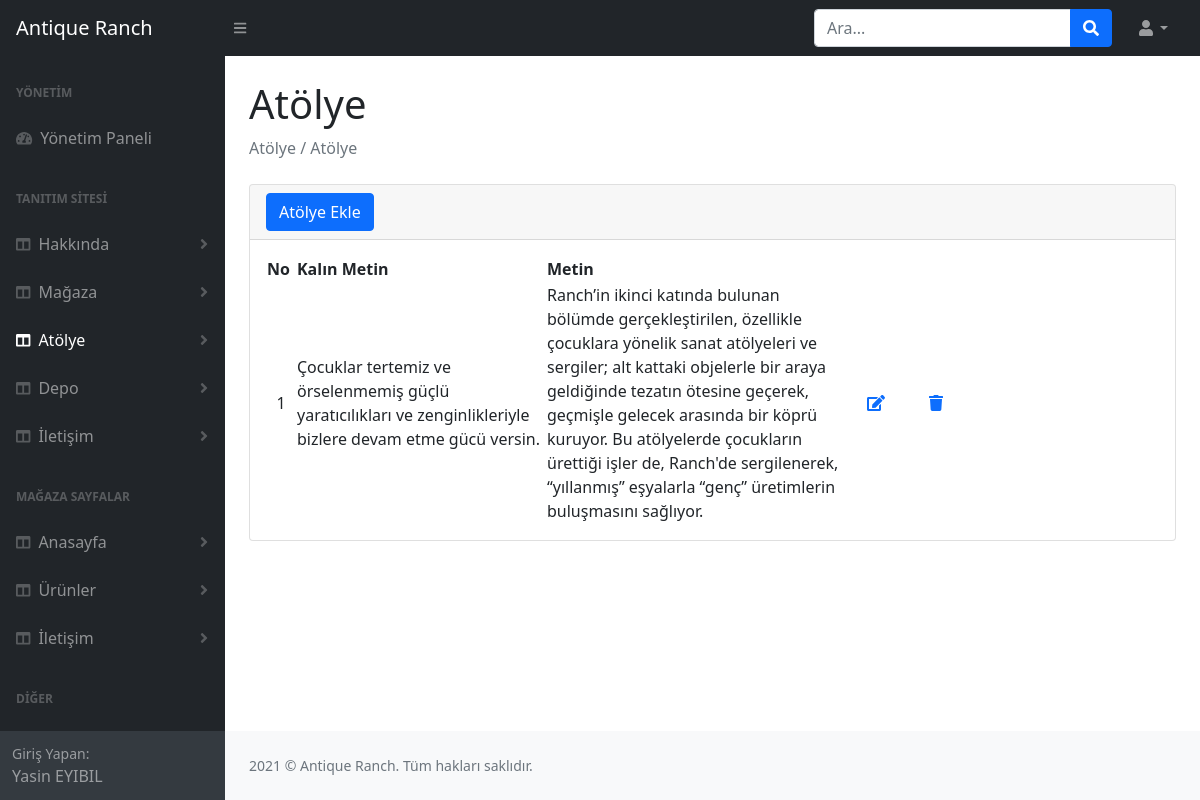
Page /magaza/admin/tatolye.php (signed in) on the committed database.
### tables this page shows
CREATE TABLE IF NOT EXISTS `kullanici` (
  `id` int(11) NOT NULL AUTO_INCREMENT,
  `ad` varchar(255) NOT NULL,
  `soyad` varchar(255) NOT NULL,
  `mail` varchar(255) NOT NULL,
  `password` varchar(255) NOT NULL,
  `yetki` int(255) NOT NULL DEFAULT '0',
  PRIMARY KEY (`id`)
);

CREATE TABLE IF NOT EXISTS `tatolye` (
  `id` int(11) NOT NULL AUTO_INCREMENT,
  `bold_txt` varchar(255) NOT NULL,
  `txt` varchar(1000) NOT NULL,
  PRIMARY KEY (`id`)
);

### magaza/lib/setting.php (called while the page is built, shortened)
<?php
try{
    $DBConnection= new PDO("mysql:host=localhost;dbname=magaza;charset=utf8",'root', '');
}
catch(PDOException $e){
    echo $e->getMessage();
}
if(isset($_SESSION['Kullanici'])){
    $kullanicibilgiler = $DBConnection->prepare("SELECT * FROM kullanici WHERE mail = ? LIMIT 1");
    $kullanicibilgiler->execute([$_SESSION['Kullanici']]);
    $kullanicibilgilerSayisi = $kullanicibilgiler->rowCount();
    $kullanicibilgi = $kullanicibilgiler->fetch(PDO::FETCH_ASSOC);
    if($kullanicibilgilerSayisi > 0){
        $kullaniciadi= $kullanicibilgi['ad'];
        $kullanicisoyad= $kullanicibilgi['soyad'];
    }
}
?>

### magaza/admin/tatolye.php (the view)
<?php
    $sayfa="Atölye";
    include "inc/ahead.php";
    include "../lib/tdb.php";
?>
                <main>
                    <div class="container-fluid px-4">
                        <h1 class="mt-4"><?=$sayfa?></h1>
                        <ol class="breadcrumb mb-4">
                            <li class="breadcrumb-item active">Atölye / <?=$sayfa?></li>
                        </ol>
                        <div class="card mb-4">
                            <div class="card-header">
                                <a href="tatolyeekle.php" class="btn btn-primary">Atölye Ekle</a>
                            </div>
                            <div class="card-body">
                                <table  id="datatablesSimple" enctype="multipart/form-data">
                                    <thead>
                                        <tr>
                                            <th>No</th>
                                            <th>Kalın Metin</th>
                                            <th>Metin</th>
                                            <th colspan="3"></th>
                                        </tr>
                                    </thead>
                                    <tbody>
                                        <?php
                                            $sorgu=$db->prepare("select * from tatolye");
                                            $sorgu->execute();
                                            while ($sonuc=$sorgu->fetch())
                                                {
                                            ?>
                                            <tr>
                                                <td width="30" class="text-center"><?= $sonuc["id"]?></td>
                                                <td width="250"><?= $sonuc["bold_txt"]?></td>
                                                <td width="300"><?= $sonuc["txt"]?></td>
                                                <td width="60" class="text-center"><a href="tatolyeguncelle.php?id=<?= $sonuc["id"]?>">
                                                    <span class="fa fa-edit"></span>
                                                </a></td>
                                                <td width="60" class="text-center">
                                                    <a href="tsil.php?id=<?= $sonuc["id"] ?>&tablo=tatolye">
                                                        <span class="fa fa-trash"></span>
                                                    </a>
                                                </td>
                                            </tr>
                                        <?php } ?>
                                    </tbody>
                                </table>
                            </div>
                        </div>
                    </div>
                </main>
<?php
    include "inc/footer.php";
?>

### magaza/admin/inc/ahead.php (shortened to what this page needs)
<!DOCTYPE html>
<html lang="tr">
    <head>
        <link href="https://cdn.jsdelivr.net/npm/simple-datatables@latest/dist/style.css" rel="stylesheet" />
        <link href="css/styles.css" rel="stylesheet" />
    </head>
    <body class="sb-nav-fixed">
        <nav class="sb-topnav navbar navbar-expand navbar-dark bg-dark">
            <a class="navbar-brand ps-3" href="index.php">Antique Ranch</a>
            <button class="btn btn-link btn-sm order-1 order-lg-0 me-4 me-lg-0" id="sidebarToggle" href="#!"><i class="fas fa-bars"></i></button>
            <form class="d-none d-md-inline-block form-inline ms-auto me-0 me-md-3 my-2 my-md-0">
                <div class="input-group">
                    <input class="form-control" type="text" placeholder="Ara..." aria-label="Ara..." aria-describedby="btnNavbarSearch" />
                    <button class="btn btn-primary" id="btnNavbarSearch" type="button"><i class="fas fa-search"></i></button>
                </div>
            </form>
            <ul class="navbar-nav ms-auto ms-md-0 me-3 me-lg-4">
                <li class="nav-item dropdown">
                    <a class="nav-link dropdown-toggle" id="navbarDropdown" href="#" role="button" data-bs-toggle="dropdown" aria-expanded="false"><i class="fas fa-user fa-fw"></i></a>
                </li>
            </ul>
        </nav>
        <div id="layoutSidenav">
            <div id="layoutSidenav_nav">
                <nav class="sb-sidenav accordion sb-sidenav-dark" id="sidenavAccordion">
                    <div class="sb-sidenav-menu">
                        <div class="nav">
                            <div class="sb-sidenav-menu-heading">Yönetim</div>
                            <a class="nav-link" href="index.php">
                                <div class="sb-nav-link-icon"><i class="fas fa-tachometer-alt"></i></div>
                                Yönetim Paneli
                            </a>
                            <div class="sb-sidenav-menu-heading">Tanıtım sitesi</div>
                            <a class="nav-link collapsed <?= $sayfa=="Hakkında Metin"?"active":"" ?> " href="#" data-bs-toggle="collapse" data-bs-target="#hakkinda" aria-expanded="false" aria-controls="urun">
                                <div class="sb-nav-link-icon"><i class="fas fa-columns"></i></div>
                                Hakkında
                                <div class="sb-sidenav-collapse-arrow"><i class="fas fa-angle-down"></i></div>
                            </a>
                            <a class="nav-link collapsed <?= $sayfa=="Mağaza Metin"?"active":"" ?> <?= $sayfa=="Mağaza Resim"?"active":"" ?>" href="#" data-bs-toggle="collapse" data-bs-target="#magaza" aria-expanded="false" aria-controls="urun">
                                <div class="sb-nav-link-icon"><i class="fas fa-columns"></i></div>
                                Mağaza
                                <div class="sb-sidenav-collapse-arrow"><i class="fas fa-angle-down"></i></div>
                            </a>
                            <a class="nav-link collapsed <?= $sayfa=="Atölye"?"active":""?><?= $sayfa=="Atölye Resim"?"active":"" ?>" href="#" data-bs-toggle="collapse" data-bs-target="#atolye" aria-expanded="false" aria-controls="urun">
                                <div class="sb-nav-link-icon"><i class="fas fa-columns"></i></div>
                                Atölye
                                <div class="sb-sidenav-collapse-arrow"><i class="fas fa-angle-down"></i></div>
                            </a>
                            <a class="nav-link collapsed <?= $sayfa=="Depo"?"active":"" ?> <?= $sayfa=="Depo Resim"?"active":"" ?>" href="#" data-bs-toggle="collapse" data-bs-target="#depo" aria-expanded="false" aria-controls="urun">
                                <div class="sb-nav-link-icon"><i class="fas fa-columns"></i></div>
                                Depo
                                <div class="sb-sidenav-collapse-arrow"><i class="fas fa-angle-down"></i></div>
                            </a>
                            <a class="nav-link collapsed <?= $sayfa=="Tiletişim"?"active":"" ?>" href="#" data-bs-toggle="collapse" data-bs-target="#tiletisim" aria-expanded="false" aria-controls="urun">
                                <div class="sb-nav-link-icon"><i class="fas fa-columns"></i></div>
                                İletişim
                                <div class="sb-sidenav-collapse-arrow"><i class="fas fa-angle-down"></i></div>
                            </a>
                            <div class="sb-sidenav-menu-heading">Mağaza Sayfalar</div>
                            <a class="nav-link collapsed <?= $sayfa=="Anasayfa"?"active":"" ?>" href="#" data-bs-toggle="collapse" data-bs-target="#collapseLayouts" aria-expanded="false" aria-controls="collapseLayouts">
                                <div class="sb-nav-link-icon"><i class="fas fa-columns"></i></div>
                                Anasayfa
                                <div class="sb-sidenav-collapse-arrow"><i class="fas fa-angle-down"></i></div>
                            </a>
                            <a class="nav-link collapsed <?= $sayfa=="Mutfak"?"active":""?> <?= $sayfa=="Obje"?"active":""?> <?=$sayfa=="Keten"?"active":""?> <?=$sayfa=="İpek"?"active":""?> " href="#" data-bs-toggle="collapse" data-bs-target="#urun" aria-expanded="false" aria-controls="urun">
                            <div class="sb-nav-link-icon"><i class="fas fa-columns"></i></div>
                                Ürünler
                                <div class="sb-sidenav-collapse-arrow"><i class="fas fa-angle-down"></i></div>
                            </a>
                            <a class="nav-link collapsed <?= $sayfa=="İletişim"?"active":"" ?>" href="#" data-bs-toggle="collapse" data-bs-target="#iletisim" aria-expanded="false" aria-controls="urun">
                                <div class="sb-nav-link-icon"><i class="fas fa-columns"></i></div>
                                İletişim
                                <div class="sb-sidenav-collapse-arrow"><i class="fas fa-angle-down"></i></div>
                            </a>
                            <div class="sb-sidenav-menu-heading">Diğer</div>
                            <a class="nav-link collapsed <?= $sayfa=="Kullanıcılar"?"active":"" ?>" href="#" data-bs-toggle="collapse" data-bs-target="#kullanici" aria-expanded="false" aria-controls="urun">
                            </a>
                        </div>
                    </div>
                    <div class="sb-sidenav-footer">
                        <div class="small">Giriş Yapan:</div>
                    <?php
                    include '../lib/setting.php';
                        if(isset($_SESSION['Kullanici'])){
                            echo $kullaniciadi ." ". $kullanicisoyad;
                        }
                    ?>
                    </div>
                </nav>
            </div>
            <div id="layoutSidenav_content">

### rows in the picture
kullanici: ad "Yasin", soyad "EYIBIL"
tatolye: id "1", bold_txt "Çocuklar tertemiz ve örselenmemiş güçlü yaratıcılıkları ve zenginlikleriyle bizlere devam etme gücü versin.", txt "Ranch’in ikinci katında bulunan bölümde gerçekleştirilen, özellikle çocuklara yönelik sanat atölyeleri ve sergiler; alt kattaki objelerle bir araya geldiğinde tezatın ötesine geçerek, geçmişle gelecek arasında bir köprü kuruyor. Bu atölyelerde çocukların ürettiği işler de, Ranch'de sergilenerek, “yıllanmış” eşyalarla “genç” üretimlerin buluşmasını sağlıyor."

### other values in the picture
$sayfa "Atölye"
